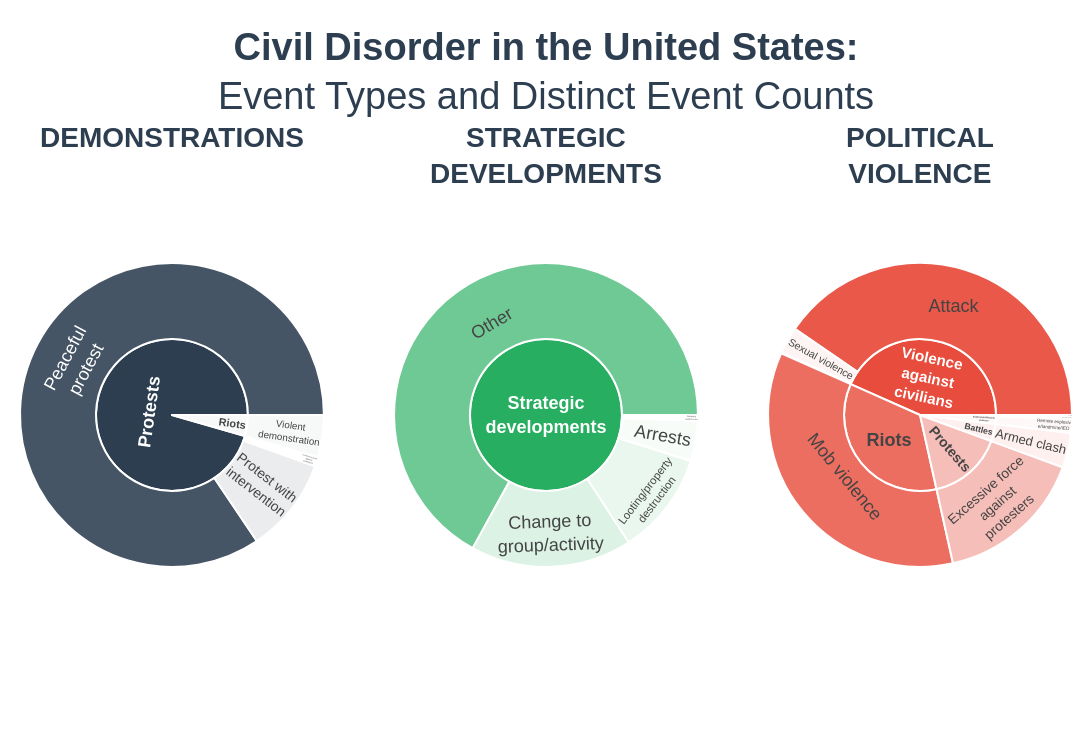

This figure's notebook cell:
### Markdown cell above
## 2. a tak wyszło

### Code cell
import plotly.graph_objects as go
from plotly.subplots import make_subplots
import textwrap


def wrap_label(text, width=15):
    if not text:
        return ""

    if len(text.split()[0]) > width:
        width = max(width, len(text.split()[0]))

    return "<br>".join(textwrap.wrap(text, width=width))


def get_polished_hierarchy(df, group_name):
    
    subset = df[df["DISORDER_TYPE"].str.contains(group_name, case=False, na=False)]

    et_data = subset.groupby("EVENT_TYPE").agg(
        incidents=("ID", "count"), events=("EVENTS", "sum")
    )

    sub_et_data = (
        subset.groupby(["EVENT_TYPE", "SUB_EVENT_TYPE"])
        .agg(incidents=("ID", "count"), events=("EVENTS", "sum"))
        .reset_index()
    )

    ids, labels, parents, values, events = [], [], [], [], []

    # (Inner Ring)
    for et, row in et_data.iterrows():
        ids.append(et)
        labels.append(f"<b>{wrap_label(et)}</b>")
        parents.append("")
        values.append(row["incidents"])
        events.append(row["events"])

    # (Outer Ring)
    for _, row in sub_et_data.iterrows():
        ids.append(f"{row['EVENT_TYPE']}_{row['SUB_EVENT_TYPE']}")
        labels.append(wrap_label(row["SUB_EVENT_TYPE"]))
        parents.append(row["EVENT_TYPE"])
        values.append(row["incidents"])
        events.append(row["events"])

    return ids, labels, parents, values, events


groups = ["Demonstrations", "Strategic developments", "Political violence"]
groups_newlines = [f"Demonstrations", f"Strategic<br>developments", f"Political<br>violence"]
colors = ["#2c3e50", "#27ae60", "#e74c3c"]

fig = make_subplots(
    rows=1,
    cols=3,
    specs=[[{"type": "sunburst"}] * 3],
    subplot_titles=[f"<b>{g.upper()}</b>" for g in groups_newlines],
)

for i, group in enumerate(groups):
    ids, labels, parents, values, events = get_polished_hierarchy(df, group)

    fig.add_trace(
        go.Sunburst(
            ids=ids,
            labels=labels,
            parents=parents,
            values=values,
            customdata=events,
            branchvalues="total",
            marker=dict(
                colorscale=[[0, "white"], [1, colors[i]]],
                line=dict(color="white", width=2),
            ),
            hovertemplate=(
                "<b>%{label}</b><br>"
                + "Incidents: %{value}<br>"
                + "Distinct Events: %{customdata:,}"
                + "<extra></extra>"
            ),
        ),
        row=1,
        col=i + 1,
    )

fig.update_layout(
    title_text="<b>Civil Disorder in the United States:</b><br>Event Types and Distinct Event Counts",
    title_x=0.5,
    width=1350,
    height=750,
    font=dict(family="Arial", size=18),
    title_font=dict(size=38, color="#2c3e50"),
    margin=dict(t=120, b=40, l=20, r=20),
    paper_bgcolor="white",
)

fig.update_annotations(font_size=28, font_color="#2c3e50", yanchor="top")

fig.show()

### Figure 1 — Plotly figure (JSON) as saved in the notebook; plotly's stock layout.template omitted (floating-point values rounded to 4 significant figures)
{"data": [{"branchvalues": "total", "customdata": [91536, 1273, 177, 88975, 2384, 1273], "domain": {"x": [0, 0.2889], "y": [0, 1]}, "hovertemplate": "<b>%{label}</b><br>Incidents: %{value}<br>Distinct Events: %{customdata:,}<extra></extra>", "ids": ["Protests", "Riots", "Protests_Excessive force against protesters", "Protests_Peaceful protest", "Protests_Protest with intervention", "Riots_Violent demonstration"], "labels": ["<b>Protests</b>", "<b>Riots</b>", "Excessive force<br>against<br>protesters", "Peaceful<br>protest", "Protest with<br>intervention", "Violent<br>demonstration"], "marker": {"colorscale": [[0, "white"], [1, "#2c3e50"]], "line": {"color": "white", "width": 2}}, "parents": ["", "", "Protests", "Protests", "Protests", "Riots"], "type": "sunburst", "values": [14776, 695, 151, 13062, 1563, 695]}, {"branchvalues": "total", "customdata": [4578, 148, 804, 20, 402, 3204], "domain": {"x": [0.3556, 0.6444], "y": [0, 1]}, "hovertemplate": "<b>%{label}</b><br>Incidents: %{value}<br>Distinct Events: %{customdata:,}<extra></extra>", "ids": ["Strategic developments", "Strategic developments_Arrests", "Strategic developments_Change to group/activity", "Strategic developments_Disrupted weapons use", "Strategic developments_Looting/property destruction", "Strategic developments_Other"], "labels": ["<b>Strategic<br>developments</b>", "Arrests", "Change to<br>group/activity", "Disrupted<br>weapons use", "Looting/property<br>destruction", "Other"], "marker": {"colorscale": [[0, "white"], [1, "#27ae60"]], "line": {"color": "white", "width": 2}}, "parents": ["", "Strategic developments", "Strategic developments", "Strategic developments", "Strategic developments", "Strategic developments"], "type": "sunburst", "values": [3284, 141, 564, 20, 359, 2200]}, {"branchvalues": "total", "customdata": [35, 19, 177, 386, 437, 35, 1, 16, 2, 177, 386, 1, 409, 27], "domain": {"x": [0.7111, 1], "y": [0, 1]}, "hovertemplate": "<b>%{label}</b><br>Incidents: %{value}<br>Distinct Events: %{customdata:,}<extra></extra>", "ids": ["Battles", "Explosions/Remote violence", "Protests", "Riots", "Violence against civilians", "Battles_Armed clash", "Explosions/Remote violence_Grenade", "Explosions/Remote violence_Remote explosive/landmine/IED", "Explosions/Remote violence_Suicide bomb", "Protests_Excessive force against protesters", "Riots_Mob violence", "Violence against civilians_Abduction/forced disappearance", "Violence against civilians_Attack", "Violence against civilians_Sexual violence"], "labels": ["<b>Battles</b>", "<b>Explosions/Remote<br>violence</b>", "<b>Protests</b>", "<b>Riots</b>", "<b>Violence<br>against<br>civilians</b>", "Armed clash", "Grenade", "Remote explosiv<br>e/landmine/IED", "Suicide bomb", "Excessive force<br>against<br>protesters", "Mob violence", "Abduction/forced<br>disappearance", "Attack", "Sexual violence"], "marker": {"colorscale": [[0, "white"], [1, "#e74c3c"]], "line": {"color": "white", "width": 2}}, "parents": ["", "", "", "", "", "Battles", "Explosions/Remote violence", "Explosions/Remote violence", "Explosions/Remote violence", "Protests", "Riots", "Violence against civilians", "Violence against civilians", "Violence against civilians"], "type": "sunburst", "values": [35, 18, 151, 333, 411, 35, 1, 15, 2, 151, 333, 1, 383, 27]}], "layout": {"annotations": [{"font": {"color": "#2c3e50", "size": 28}, "showarrow": false, "text": "<b>DEMONSTRATIONS</b>", "x": 0.1444, "xanchor": "center", "xref": "paper", "y": 1, "yanchor": "top", "yref": "paper"}, {"font": {"color": "#2c3e50", "size": 28}, "showarrow": false, "text": "<b>STRATEGIC<BR>DEVELOPMENTS</b>", "x": 0.5, "xanchor": "center", "xref": "paper", "y": 1, "yanchor": "top", "yref": "paper"}, {"font": {"color": "#2c3e50", "size": 28}, "showarrow": false, "text": "<b>POLITICAL<BR>VIOLENCE</b>", "x": 0.8556, "xanchor": "center", "xref": "paper", "y": 1, "yanchor": "top", "yref": "paper"}], "font": {"family": "Arial", "size": 18}, "height": 750, "margin": {"b": 40, "l": 20, "r": 20, "t": 120}, "paper_bgcolor": "white", "title": {"font": {"color": "#2c3e50", "size": 38}, "text": "<b>Civil Disorder in the United States:</b><br>Event Types and Distinct Event Counts", "x": 0.5}, "width": 1350}}
